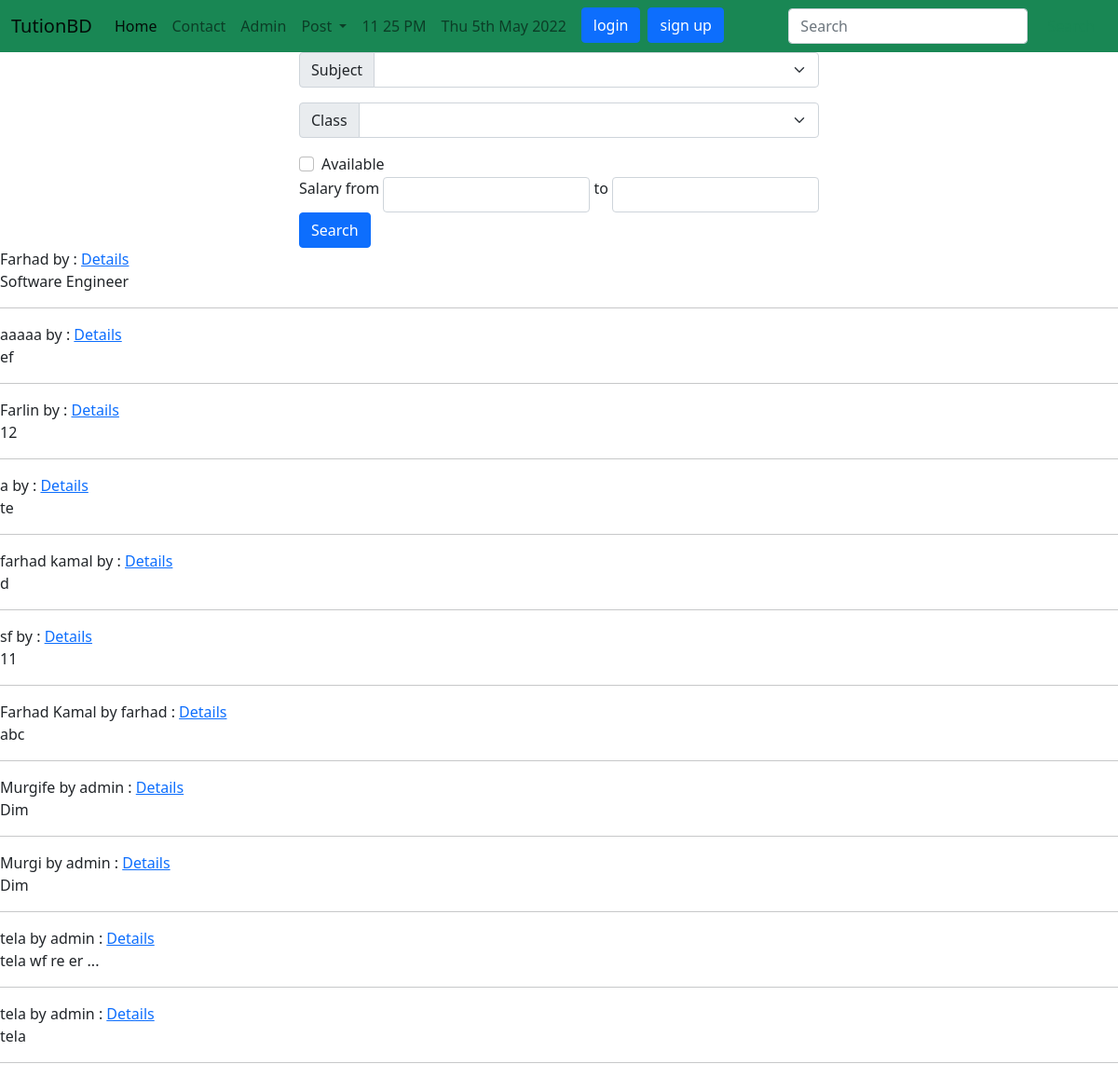
The page /tuition/postlist/ on the database its author committed.
### tuition/models.py (models this page shows, shortened)
class Post(models.Model) :
    CATEGORY=(('Teacher','Teacher'),('Student','Student'))
    MEDIUM=(
        ('English','English'),
        ('Bangla','Bangla'),
        ('Math','Math'),
        ('Science','Science'),
        )
    user=models.ForeignKey(User,on_delete=models.CASCADE,blank=True, null=True)
    id=models.AutoField(primary_key=True)
    title=models.CharField(max_length=101)
    slug=models.CharField(max_length=100, default=title)
    email= models.EmailField()
    salary= models.FloatField()
    details= models.TextField()
    available=models.BooleanField()
    category=models.CharField(max_length=100,choices=CATEGORY)
    medium=MultiSelectField(max_length=100,max_choices=5,choices=MEDIUM,default='Bangla')
    subject=models.ManyToManyField(Subject, related_name="subject_set")
    class_in=models.ManyToManyField(Class_in, related_name="class_in_set")
    created_at=models.DateTimeField(default=now)
    image= models.ImageField(default='default.jpg',upload_to='tuition/images')
    def details_short(self):
        details_words=self.details.split(' ')
        if len(details_words)>5:
            return ' '.join(details_words[:5])+" ..."
        else:
            return self.details
    objects=models.Manager()
    items=PostManager()

### tuition/views.py (the view)
# urls.py: path('postlist/', PostListView.as_view() , name="postlist"),
class PostListView(ListView):
    queryset=Post.objects.all()
    template_name='tuition/postlistview.html'
    def get_context_data(self, *args,**kwargs):
        context= super().get_context_data(*args,**kwargs)
        context['posts']=context.get('object_list')
        context['subjects']= Subject.objects.all()
        context['classes']= Class_in.objects.all()
        return context

### tuition/models.py (called while the page is built)
    def __str__(self):
        return self.name

    def __str__(self):
        return self.name

### templates/tuition/postlistview.html (shortened to what this page needs)
{% extends 'basic.html' %} {% block body %}
<form action="/tuition/filter/" method="post">
<div class="container">
    <div class="col-md-6 offset-md-3">
        <div class="input-group mb-3">
            <label class="input-group-text" for="inputGroupSelect01">Subject</label>
            <select name="subject" class="form-select" id="inputGroupSelect01">
              <option selected value=""></option>
              {% for subject in subjects  %}
              <option  value="{{subject}}">{{subject}}</option>
              {% endfor %}
            </select>
        </div>
        <div class="input-group mb-3">
            <label class="input-group-text" for="inputGroupSelect01">Class</label>
            <select name="class" class="form-select" id="inputGroupSelect01">
              <option selected value=""></option>
              {% for c in classes  %}
              <option  value="{{c}}">{{c}}</option>
              {% endfor %}
            </select>
        </div>
        <div class="form-check">
            <input name="available" class="form-check-input" type="checkbox" value="" id="flexCheckDefault">
            <label class="form-check-label"  for="flexCheckDefault">
              Available
            </label>
        </div>
        <div class="form-group d-flex">
            <label for="exampleInputEmail1">Salary&nbsp;from&nbsp;</label>
            <input type="text" name='fromsal' class="form-control" >
            <label for="exampleInputEmail1">&nbsp;to&nbsp;</label>
            <input type="text" name='tosal' class="form-control" >
        </div>
        <button type="submit" class="btn btn-primary">Search</button>
    </div>
</div>
</form>
{% for p in posts %} {{ p.title }} by {{ p.user.username }} :
<a href='/tuition/postdetails/{{p.id}}'>Details</a>
<br/>
{{ p.details_short }}
<hr>
{% endfor %} {% endblock body %}

### rows shown on the page
Post: title "Farhad", details_short "Software Engineer"
Post: title "aaaaa", details_short "ef"
Post: title "Farlin", details_short "12"
Post: title "a", details_short "te"
Post: title "farhad kamal", details_short "d"
Post: title "sf", details_short "11"
Post: title "Farhad Kamal", user.username "farhad", details_short "abc"
Post: title "Murgife", user.username "admin", details_short "Dim"
Post: title "Murgi", user.username "admin", details_short "Dim"
Post: title "tela", user.username "admin", details_short "tela wf re er ..."
Post: title "tela", user.username "admin", details_short "tela"
